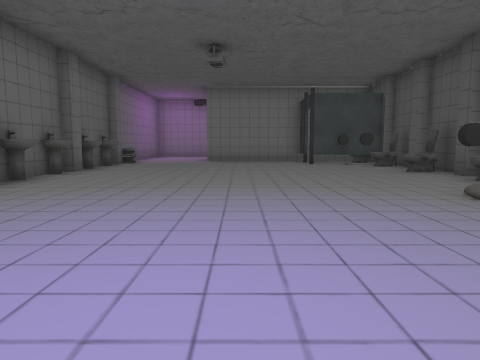
view 1 (above)

19 first-person views from a walk through a scene from a Unity 3-D project. The camera is 1.3 m above the floor, tilts 6° down and sees 70° across. The floor is counted in squares, 2 m on a side. Each view is taken from the middle of a square. On the plan, view 1 faces up. The plan holds only what a view shows up to about 10 squares ahead; the rest is blank. The place goes on beyond the plan. The player character is not drawn. Door leaves are left out, so doorways stand open.

view 2
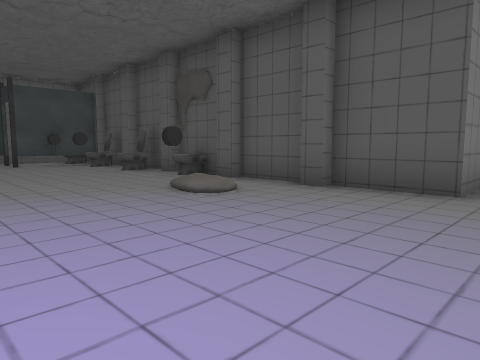

view 3
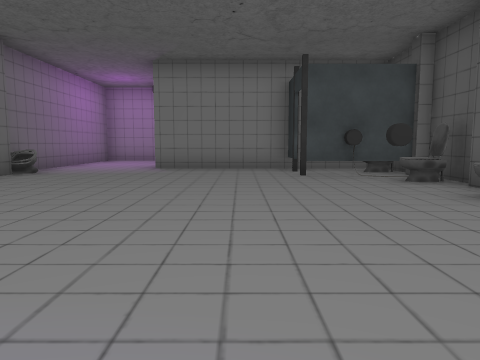

view 4
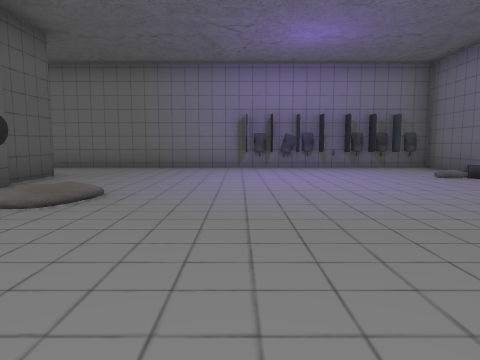

view 5
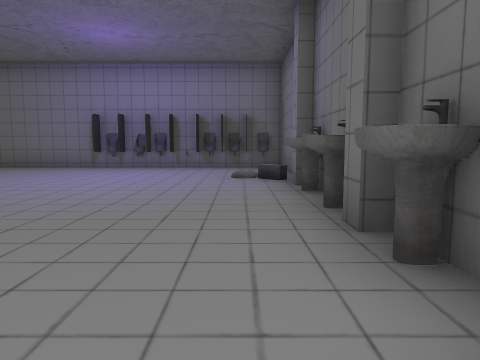

view 6
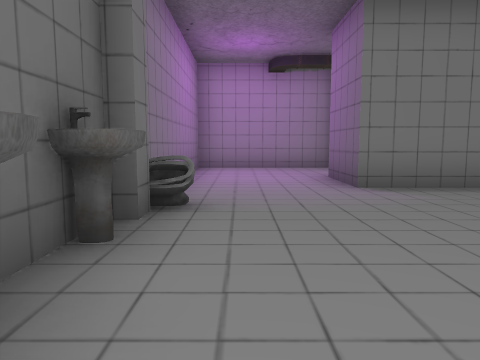

view 7
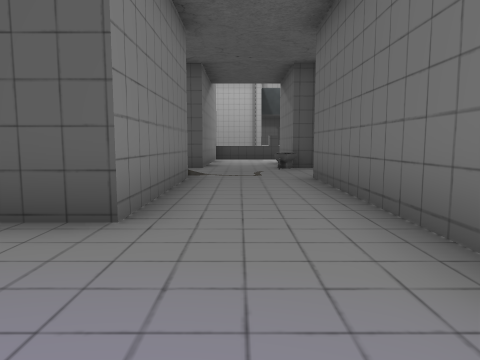

view 8
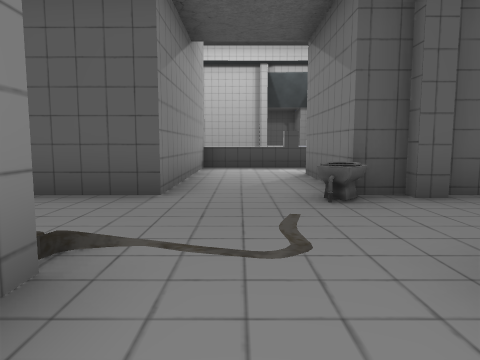

view 9
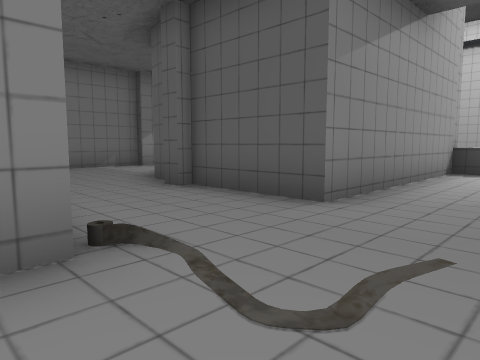

view 10
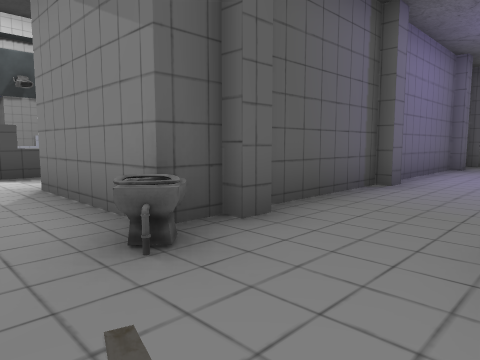

view 11
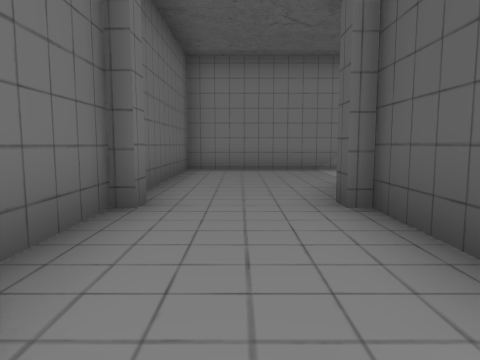

view 12
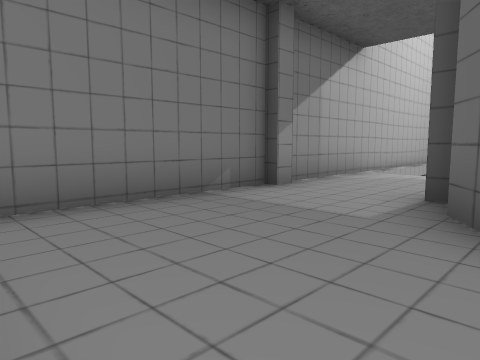

view 13
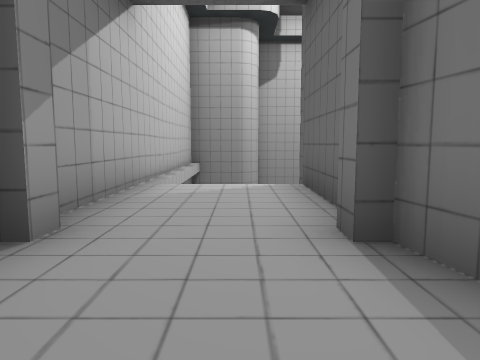

view 14
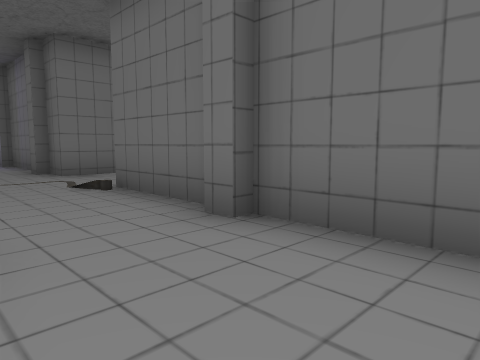

view 15
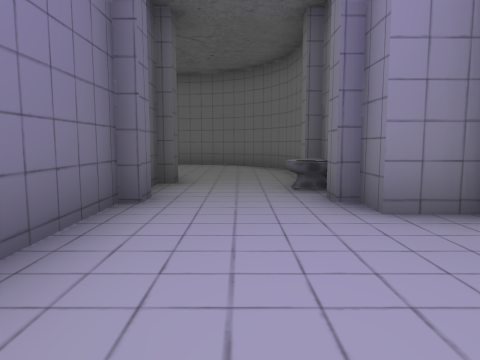

view 16
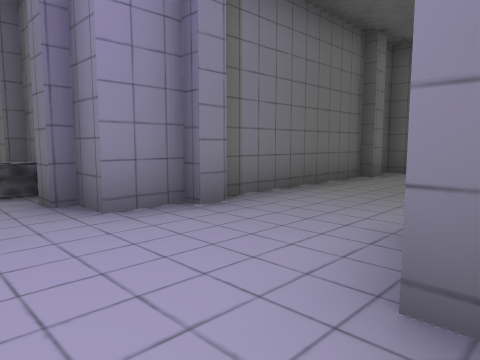

view 17
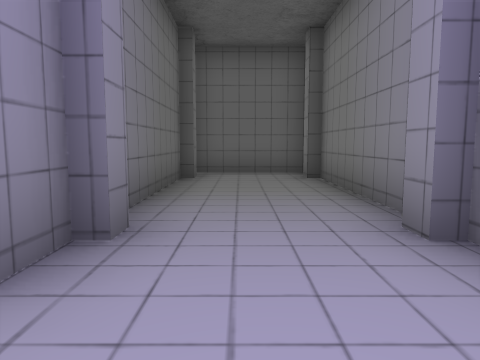

view 18
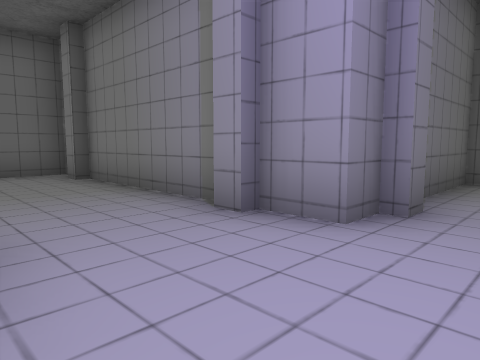

view 19
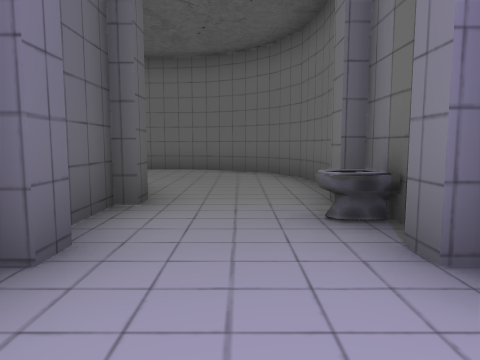

### Floor plan
Ten units are one square. View 1 is at (0, 0); x grows to the right and y downward. Boxes are objects, and circles mark ways between rooms. Rooms are numbered by the first view taken in them; rooms with no view inside come last. Other rooms are left out.
<svg viewBox="-46 -136 227 296">
<path fill="none" stroke="#000" d="M45 -47 45 -52M48 -54 48 -69M45 -67 45 -72M45 -27 45 -32M48 -32 48 -49M44 -77 39 -80M45 -77 39 -78M-39 -56 -39 -50M-41 -42 -41 -26M-39 -28 -39 -22M45 -97 45 -102M-41 -80 -41 -55M48 -96 48 -111 22 -111M-39 -85 -39 -80M-5 9 -5 15M-41 -1 -41 14 87 14M23 -120 23 -131M-32 9 -32 15M-37 12 -28 15M-41 -110 -41 -90M35 -131 -12 -131M87 -10 48 -10 48 -29M49 -58 42 -58M46 -79 40 -79M111 -34 111 -39M114 -43 115 -49M89 -39 89 -34M120 -55 125 -58 133 -60M131 -62 137 -62M116 14 145 14M145 -60 165 -60M87 14 87 36M89 20 89 25M111 26 111 20M114 26 114 14M138 -84 131 -84M169 -10 114 -10 114 -35M166 20 166 -11M176 -87 87 -87 87 -10M78 67 72 67M89 98 89 102M72 89 77 89 77 92M89 54 89 59M111 59 111 54M111 102 111 98M114 99 114 65M60 91 87 91 87 99M114 55 114 26M89 115 89 121M114 116 114 106M87 36 87 65 34 65M111 121 111 115M87 130 87 138M87 136 88 147 92 155M35 67 30 67M30 89 35 89 35 91 41 91M22 64 22 92"/>
<rect x="105" y="5" width="10" height="10" fill="#bbb"><title>other object</title></rect>
<rect x="85" y="105" width="10" height="10" fill="#bbb"><title>other object</title></rect>
<circle cx="90" cy="5" r="3" fill="#2a7"/>
<circle cx="95" cy="25" r="3" fill="#2a7"/>
<text x="10" y="-50">1</text>
<text x="110" y="-30">2</text>
<text x="90" y="80">3</text>
</svg>
Room 1 opens to room 2. Room 2 opens to room 3.

Where each view was taken, in squares from view 1:
view 1: 0 up, 0 right, facing up
view 2: 0 up, 0 right, facing up-right
view 3: 4 up, 1 right, facing up
view 4: 8 up, 1 right, facing down
view 5: 8 up, 3 left, facing down
view 6: 8 up, 3 left, facing up
view 7: 0 up, 2 right, facing right
view 8: 0 up, 7 right, facing right
view 9: 1 down, 8 right, facing up-right
view 10: 0 up, 9 right, facing down-right
view 11: 0 up, 10 right, facing up
view 12: 5 up, 9 right, facing up-right
view 13: 7 up, 11 right, facing right
view 14: 6 up, 11 right, facing down-left
view 15: 6 down, 10 right, facing down
view 16: 6 down, 10 right, facing down-left
view 17: 8 down, 10 right, facing left
view 18: 9 down, 10 right, facing up-left
view 19: 8 down, 10 right, facing down
